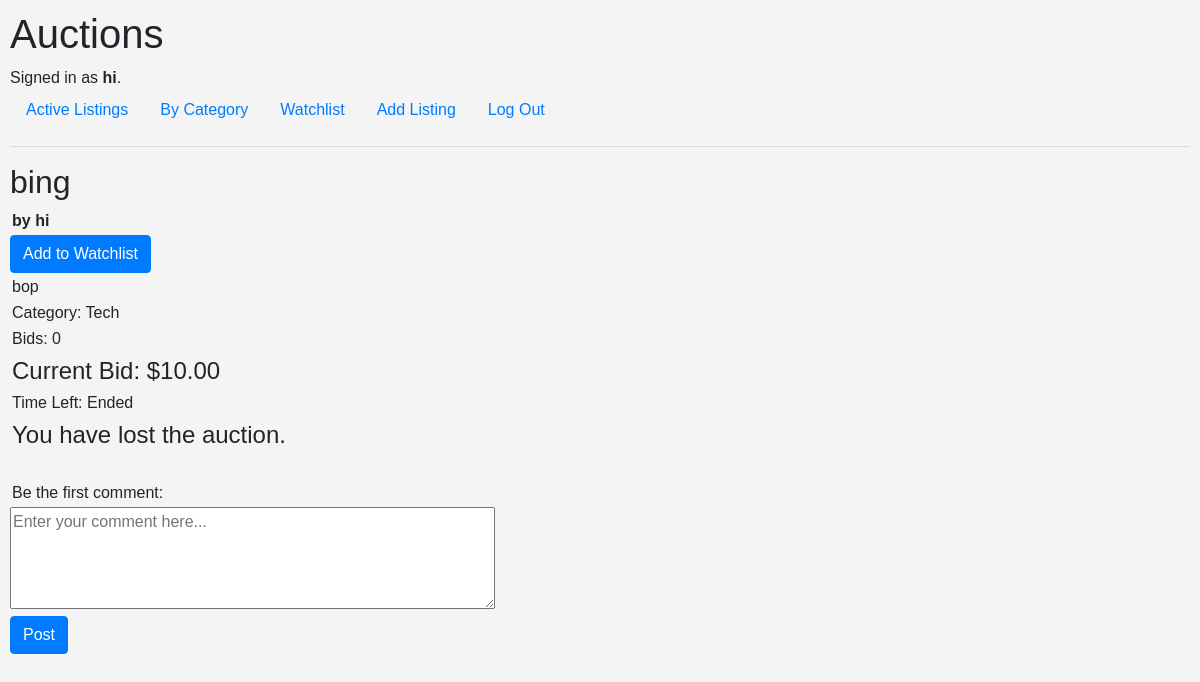
/listing/2 (signed in), run on the app's committed database.
### auctions/models.py (models this page shows, shortened)
class User(AbstractUser):
    watching = models.ManyToManyField("Auction", blank=True, related_name="watchers")

class Auction(models.Model):
    title = models.CharField(max_length=64)
    description = models.CharField(max_length=512)
    starting_bid = models.DecimalField(max_digits=10, decimal_places=2)
    current_bid = models.DecimalField(max_digits=10, decimal_places=2, null=True, blank=True)
    owner = models.ForeignKey(User, on_delete=models.CASCADE, related_name="listings")
    end_date = models.DateTimeField()
    image_url = models.URLField(max_length=200, null=True, blank=True)
    category = models.ForeignKey(Category, on_delete=models.SET_NULL, null=True, related_name="auctions")

class Category(models.Model):
    name = models.CharField(max_length=64, unique=True)
    def __str__(self):
        return self.name

### auctions/views.py (the view, shortened to what this page needs)
# urls.py: path("listing/<int:listing_id>", views.listing, name="listing"),
def listing(request, listing_id):
    try:
        listing = Auction.objects.get(pk=listing_id)
    except Auction.DoesNotExist:
        return HttpResponse("Listing not found.", status=404)
    user_has_highest = False
    try:
        if listing.bids.latest('id').bidder == request.user:
            user_has_highest = True
    except:
        pass
    return render(request, "auctions/listing.html", {
        "watching": request.user.watching.filter(pk=listing_id).exists(),
        "listing": listing,
        "current_time": timezone.now(),
        "user_has_highest": user_has_highest,
        "comments": listing.comments.all(),
    })

### auctions/templates/auctions/listing.html (shortened to what this page needs)
{% extends "auctions/layout.html" %}
{% block body %}
    <h2>{{ listing.title }}</h2>
    <p><strong>by {{ listing.owner }}</strong></p>
    {% if not watching %}
        <form action="{% url 'watchlist' %}" method="post">
            <input class="btn btn-primary" type="submit" value="Add to Watchlist">
        </form>
    {% endif %}
    <p>{{ listing.description }}</p>
    <p>Category: {{ listing.category }}</p>
    <p>Bids: {{ listing.bids.count }}</p>
    <p class="large">
        Current Bid: ${{ listing.current_bid }}
    </p>
    {% if listing.end_date > current_time %}
        <form action="{% url 'listing' listing.id %}" method="post">
            {% csrf_token %}
            <input type="hidden" name="comment" value="false">
            <label for="price">Enter your bid:</label>
            <input type="number" name="price" id="price" min="0" step="0.01">
            <input class="btn btn-primary" type="submit" value="Submit Bid">
        </form>
        <br>
        <p>Time Left:
            {{ current_time|timesince:listing.end_date }}
        </p>
    {% else %}
        <p>Time Left: Ended</p>
        <p class="large">
            {% if user_has_highest %}
                You have won the auction!
            {% else %}
                You have lost the auction.
            {% endif %}
        </p>
    {% endif %}
    <br>
    {% for comment in comments %}
        <p><strong>{{ comment.commenter }}</strong> commented: {{ comment.comment }}</p>
    {% empty %}
        <p>Be the first comment:</p>
    {% endfor %}
    <form action="{% url 'listing' listing.id %}" method="post">
        <textarea name="text" rows="4" cols="50" placeholder="Enter your comment here..."></textarea>
        <br>
        <input class="btn btn-primary" type="submit" value="Post">
    </form>
{% endblock %}

### auctions/templates/auctions/layout.html (shortened to what this page needs)
{% load static %}
<!DOCTYPE html>
<html lang="en">
    <head>
        <link rel="stylesheet" href="https://stackpath.bootstrapcdn.com/bootstrap/4.4.1/css/bootstrap.min.css">
        <link href="{% static 'auctions/styles.css' %}" rel="stylesheet">
    </head>
    <body>
        <h1>Auctions</h1>
        <div>
            {% if user.is_authenticated %}
                Signed in as <strong>{{ user.username }}</strong>.
            {% else %}
                Not signed in.
            {% endif %}
        </div>
        <ul class="nav">
            <li class="nav-item">
                <a class="nav-link" href="{% url 'index' %}">Active Listings</a>
            </li>
            <li class="nav-item">
                <a class="nav-link" href="{% url 'category_finder' %}">By Category</a>
            </li>
            {% if user.is_authenticated %}
                <li class="nav-item">
                    <a class="nav-link" href="{% url 'watchlist' %}">Watchlist</a>
                </li>
                <li class="nav-item">
                    <a class="nav-link" href="{% url 'new_listing' %}">Add Listing</a>
                </li>
                <li class="nav-item">
                    <a class="nav-link" href="{% url 'logout' %}">Log Out</a>
                </li>
            {% endif %}
        </ul>
        <hr>
        {% block body %}
        {% endblock %}
    </body>
</html>

### auctions/static/auctions/styles.css (style rules this page uses)
body { padding: 10px; }
p { margin: 2px; }
.large { font-size: 1.5rem; }
body { font-family: Arial, sans-serif; background-color: #f4f4f4; }
form input[type="submit"] { cursor: pointer; }

### data on the page
User: username "hi"
Auction: title "bing", owner "hi", description "bop", category "Tech", bids.count "0", current_bid "10.00"
